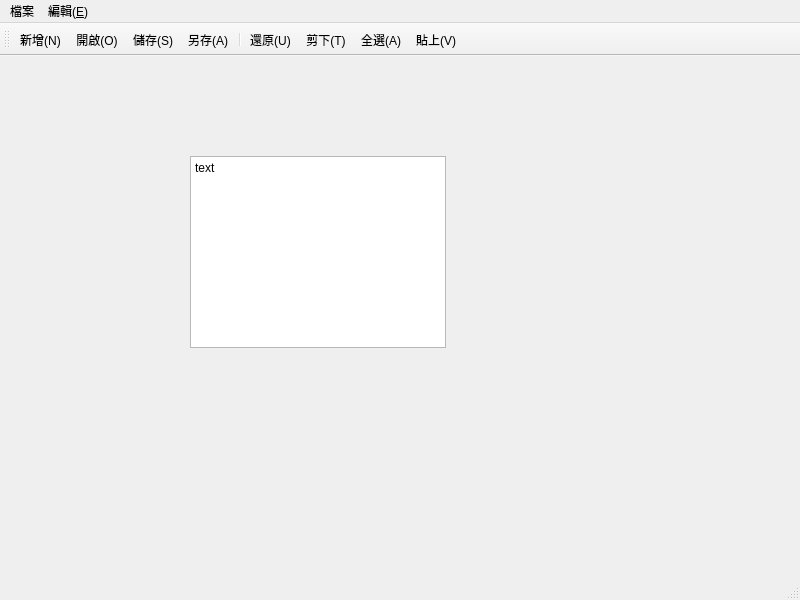
<?xml version="1.0" encoding="UTF-8"?>
<ui version="4.0">
 <class>MainWindow</class>
 <widget class="QMainWindow" name="MainWindow">
  <property name="geometry">
   <rect>
    <x>0</x>
    <y>0</y>
    <width>800</width>
    <height>600</height>
   </rect>
  </property>
  <property name="windowTitle">
   <string>MainWindow</string>
  </property>
  <property name="accessibleName">
   <string/>
  </property>
  <widget class="QWidget" name="centralwidget">
   <widget class="QTextEdit" name="textEdit">
    <property name="geometry">
     <rect>
      <x>190</x>
      <y>100</y>
      <width>256</width>
      <height>192</height>
     </rect>
    </property>
    <property name="html">
     <string>&lt;!DOCTYPE HTML PUBLIC &quot;-//W3C//DTD HTML 4.0//EN&quot; &quot;http://www.w3.org/TR/REC-html40/strict.dtd&quot;&gt;
&lt;html&gt;&lt;head&gt;&lt;meta name=&quot;qrichtext&quot; content=&quot;1&quot; /&gt;&lt;style type=&quot;text/css&quot;&gt;
p, li { white-space: pre-wrap; }
&lt;/style&gt;&lt;/head&gt;&lt;body style=&quot; font-family:'PMingLiU'; font-size:9pt; font-weight:400; font-style:normal;&quot;&gt;
&lt;p style=&quot; margin-top:0px; margin-bottom:0px; margin-left:0px; margin-right:0px; -qt-block-indent:0; text-indent:0px;&quot;&gt;text&lt;/p&gt;
&lt;p style=&quot;-qt-paragraph-type:empty; margin-top:0px; margin-bottom:0px; margin-left:0px; margin-right:0px; -qt-block-indent:0; text-indent:0px;&quot;&gt;&lt;br /&gt;&lt;/p&gt;&lt;/body&gt;&lt;/html&gt;</string>
    </property>
   </widget>
  </widget>
  <widget class="QMenuBar" name="menubar">
   <property name="geometry">
    <rect>
     <x>0</x>
     <y>0</y>
     <width>800</width>
     <height>18</height>
    </rect>
   </property>
   <widget class="QMenu" name="menu">
    <property name="title">
     <string>檔案</string>
    </property>
    <addaction name="actionNew"/>
    <addaction name="actionOpen"/>
    <addaction name="actionClose"/>
    <addaction name="separator"/>
    <addaction name="actionSave"/>
    <addaction name="actionASave"/>
    <addaction name="separator"/>
    <addaction name="actionQuit"/>
   </widget>
   <widget class="QMenu" name="menu_E">
    <property name="title">
     <string>編輯(&amp;E)</string>
    </property>
    <addaction name="actionUndo"/>
    <addaction name="actionCuT"/>
    <addaction name="actionAll"/>
    <addaction name="actionCopy"/>
    <addaction name="actionPaste"/>
   </widget>
   <addaction name="menu"/>
   <addaction name="menu_E"/>
  </widget>
  <widget class="QStatusBar" name="statusbar"/>
  <widget class="QToolBar" name="filetoolBar">
   <property name="windowTitle">
    <string>toolBar</string>
   </property>
   <attribute name="toolBarArea">
    <enum>TopToolBarArea</enum>
   </attribute>
   <attribute name="toolBarBreak">
    <bool>false</bool>
   </attribute>
   <addaction name="actionNew"/>
   <addaction name="actionOpen"/>
   <addaction name="actionSave"/>
   <addaction name="actionASave"/>
   <addaction name="separator"/>
   <addaction name="actionUndo"/>
   <addaction name="actionCuT"/>
   <addaction name="actionCopy"/>
   <addaction name="actionPaste"/>
  </widget>
  <action name="actionNew">
   <property name="icon">
    <iconset resource="images/images/designwindow.qrc">
     <normaloff>:/images/new.png</normaloff>:/images/new.png</iconset>
   </property>
   <property name="text">
    <string>新增(&amp;N)</string>
   </property>
   <property name="shortcut">
    <string>Ctrl+Z</string>
   </property>
  </action>
  <action name="actionOpen">
   <property name="icon">
    <iconset resource="images/images/designwindow.qrc">
     <normaloff>:/images/open.png</normaloff>:/images/open.png</iconset>
   </property>
   <property name="text">
    <string>開啟(&amp;O)</string>
   </property>
   <property name="shortcut">
    <string>Ctrl+O</string>
   </property>
  </action>
  <action name="actionClose">
   <property name="text">
    <string>關閉(&amp;C)</string>
   </property>
  </action>
  <action name="actionSave">
   <property name="icon">
    <iconset resource="images/images/designwindow.qrc">
     <normaloff>:/images/save.png</normaloff>:/images/save.png</iconset>
   </property>
   <property name="text">
    <string>儲存(&amp;S)</string>
   </property>
   <property name="shortcut">
    <string>Ctrl+S</string>
   </property>
  </action>
  <action name="actionASave">
   <property name="icon">
    <iconset resource="images/images/designwindow.qrc">
     <normaloff>:/images/asave.png</normaloff>:/images/asave.png</iconset>
   </property>
   <property name="text">
    <string>另存(&amp;A)</string>
   </property>
  </action>
  <action name="actionQuit">
   <property name="text">
    <string>退出(&amp;X)</string>
   </property>
  </action>
  <action name="actionUndo">
   <property name="icon">
    <iconset resource="images/images/designwindow.qrc">
     <normaloff>:/images/undo.png</normaloff>:/images/undo.png</iconset>
   </property>
   <property name="text">
    <string>還原(&amp;U)</string>
   </property>
   <property name="shortcut">
    <string>Ctrl+Z</string>
   </property>
  </action>
  <action name="actionCuT">
   <property name="icon">
    <iconset resource="images/images/designwindow.qrc">
     <normaloff>:/images/cut.png</normaloff>:/images/cut.png</iconset>
   </property>
   <property name="text">
    <string>剪下(&amp;T)</string>
   </property>
   <property name="shortcut">
    <string>Ctrl+X</string>
   </property>
  </action>
  <action name="actionAll">
   <property name="text">
    <string>複製(&amp;C)</string>
   </property>
  </action>
  <action name="actionCopy">
   <property name="icon">
    <iconset resource="images/images/designwindow.qrc">
     <normaloff>:/images/copy.png</normaloff>:/images/copy.png</iconset>
   </property>
   <property name="text">
    <string>全選(&amp;A)</string>
   </property>
   <property name="shortcut">
    <string>Ctrl+C</string>
   </property>
  </action>
  <action name="actionPaste">
   <property name="icon">
    <iconset resource="images/images/designwindow.qrc">
     <normaloff>:/images/paste.png</normaloff>:/images/paste.png</iconset>
   </property>
   <property name="text">
    <string>貼上(&amp;V)</string>
   </property>
   <property name="shortcut">
    <string>Ctrl+V</string>
   </property>
  </action>
 </widget>
 <resources>
  <include location="images/images/designwindow.qrc"/>
 </resources>
 <connections/>
</ui>
